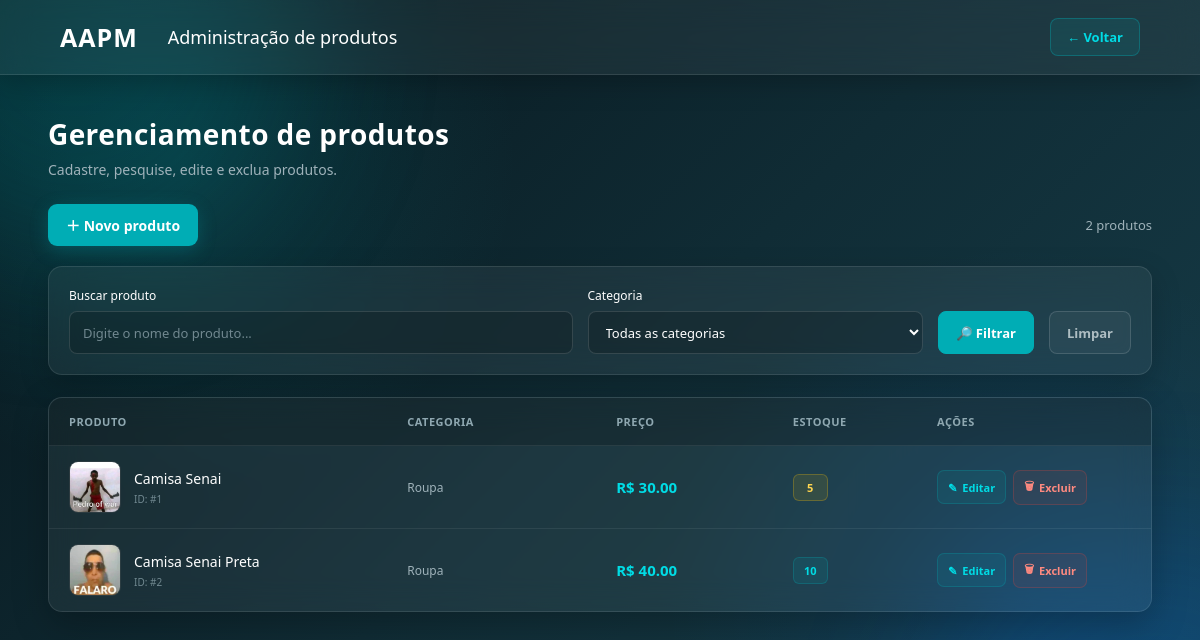
Before: /produtos/form (signed in) with the older database file.
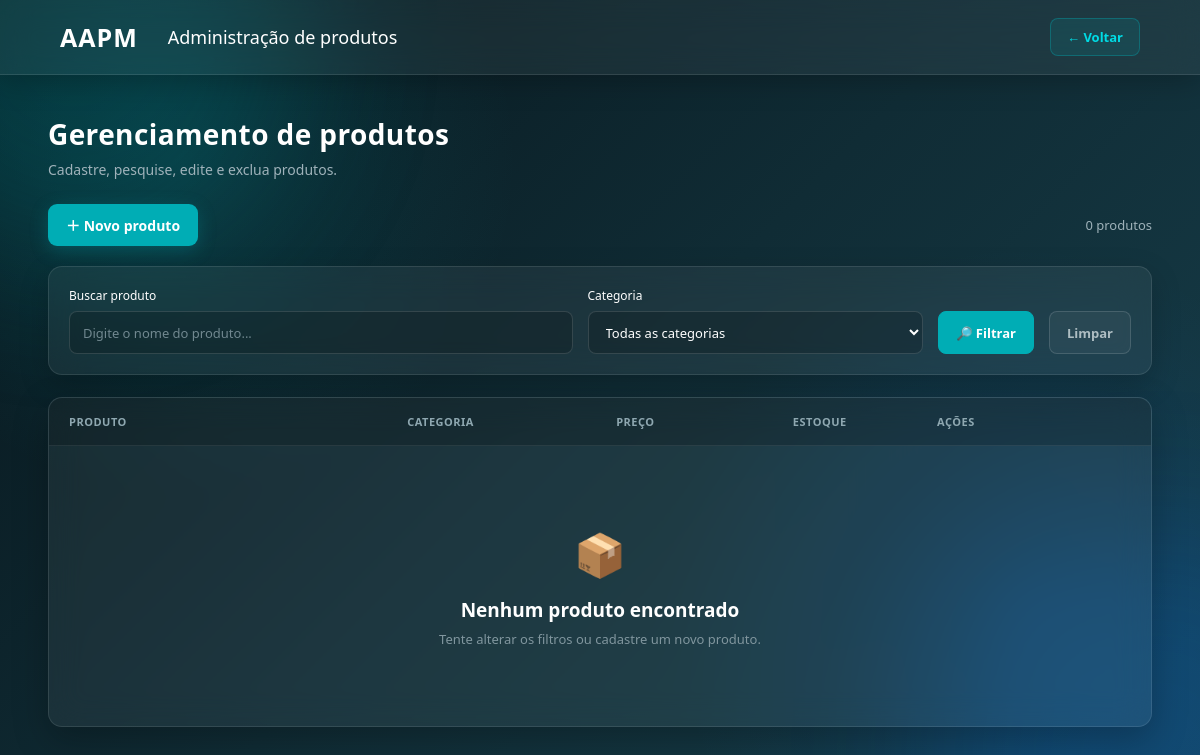
After: the same page with the newer database file.
### app/models/produto.py (models this page shows, shortened)
class Produto(Base):
    __tablename__ = "produtos"
    id = Column(Integer, primary_key=True, autoincrement=True, index=True)
    nome = Column(String(150), nullable=False, index=True)
    preco = Column(Float, nullable=False, default=0.0)
    estoque_atual = Column(Integer, nullable=False, default=0)
    ativo = Column(Boolean, default=True)
    imagem_path = Column(String(255), nullable=True)
    categoria_id = Column(Integer, ForeignKey("categorias.id", ondelete="SET NULL"), nullable=True )
    categoria = relationship("Categoria", back_populates="produtos")

### app/models/categoria.py (models this page shows)
class Categoria(Base):
    __tablename__ = "categorias"
    id = Column(Integer, primary_key=True, autoincrement=True, index=True)
    nome = Column(String(100), nullable=False, unique=True)
    ativo = Column(Boolean, default=True)
    produtos = relationship("Produto", back_populates="categoria", lazy="select")

### app/controllers/produto_controller.py (the view)
@router.get("/form", response_class=HTMLResponse)
def produtos_form(
    request: Request,
    busca: str = "",
    categoria_id: int = 0,
    pagina: int = 1,
    db: Session = Depends(get_db),
    admin = Depends(get_admin)
):
    POR_PAGINA = 15
    if pagina < 1:
        pagina = 1
    query = db.query(Produto).filter(
        Produto.ativo == True
    )
    if busca.strip():
        query = query.filter(
            Produto.nome.ilike(f"%{busca.strip()}%")
        )
    if categoria_id:
        query = query.filter(
            Produto.categoria_id == categoria_id
        )
    total_produtos = query.count()
    total_paginas = max(
        1,
        (total_produtos + POR_PAGINA - 1) // POR_PAGINA
    )
    if pagina > total_paginas:
        pagina = total_paginas
    offset = (pagina - 1) * POR_PAGINA
    produtos = (
        query
        .order_by(Produto.nome)
        .offset(offset)
        .limit(POR_PAGINA)
        .all()
    )
    categorias = (
        db.query(Categoria)
        .filter(Categoria.ativo == True)
        .order_by(Categoria.nome)
        .all()
    )
    return templates.TemplateResponse(
        request,
        "produtos/form.html",
        {
            "request": request,
            "usuario": admin,
            "produtos": produtos,
            "categorias": categorias,
            "busca": busca,
            "categoria_id": categoria_id,
            "pagina": pagina,
            "total_paginas": total_paginas,
            "total_produtos": total_produtos,
        }
    )

### app/templates/produtos/form.html (shortened to what the changed rows need)
<!DOCTYPE html>
<html lang="pt-br">
<head>
    <link
        rel="stylesheet"
        href="/static/produtos-css/form.css"
    >
</head>
<body>
    <main class="container">
        <section class="titulo-pagina">
            <h1>
                Gerenciamento de produtos
            </h1>
        </section>
        <div class="barra-acoes">
            <button
                type="button"
                class="btn-novo"
                onclick="abrirCadastro()"
            >
                ＋ Novo produto
            </button>
            <span class="contador">
                {{ total_produtos }}
                produto{% if total_produtos != 1 %}s{% endif %}
            </span>
        </div>
        <section class="lista-card">
            {% for produto in produtos %}
            <div class="produto-item">
                <div class="produto">
                    {% if produto.imagem_path %}
                    <img
                        src="/static/{{ produto.imagem_path }}"
                        alt="{{ produto.nome }}"
                    >
                    {% else %}
                    <div class="produto-sem-imagem">
                        📦
                    </div>
                    {% endif %}
                    <div class="produto-nome">
                        <strong>
                            {{ produto.nome }}
                        </strong>
                        <small>
                            ID: #{{ produto.id }}
                        </small>
                    </div>
                </div>
                <div class="categoria-produto">
                    {% if produto.categoria %}
                        {{ produto.categoria.nome }}
                    {% else %}
                        Sem categoria
                    {% endif %}
                </div>
                <div class="preco-produto">
                    R$
                    {{ "%.2f"|format(produto.preco) }}
                </div>
                <div>
                    {% if produto.estoque_atual == 0 %}
                        <span class="estoque zerado">
                            Sem estoque
                        </span>
                    {% elif produto.estoque_atual <= 5 %}
                        <span class="estoque baixo">
                            {{ produto.estoque_atual }}
                        </span>
                    {% else %}
                        <span class="estoque">
                            {{ produto.estoque_atual }}
                        </span>
                    {% endif %}
                </div>
                <div class="acoes-produto">
                    <a
                        href="/produtos/{{ produto.id }}/editar"
                        class="btn-editar"
                    >
                        ✎
                        <span>
                            Editar
                        </span>
                    </a>
                    <form
                        method="POST"
                        action="/produtos/{{ produto.id }}/desativar"
                        onsubmit="return confirmarExclusao('{{ produto.nome }}')"
                    >
                        <button
                            type="submit"
                            class="btn-excluir"
                        >
                            🗑
                            <span>
                                Excluir
                            </span>
                        </button>
                    </form>
                </div>
            </div>
            {% else %}
            <div class="sem-produtos">
                <div class="icone-vazio">
                    📦
                </div>
                <h3>
                    Nenhum produto encontrado
                </h3>
                <p>
                    Tente alterar os filtros ou cadastre um novo produto.
                </p>
            </div>
            {% endfor %}
        </section>
    </main>
</body>
</html>

Changed rows visible on the page:
removed Produto: imagem_path (picture), nome "Camisa Senai", id "1", categoria.nome "Roupa", preco "30.00", estoque_atual "5"
removed Produto: imagem_path (picture), nome "Camisa Senai Preta", id "2", categoria.nome "Roupa", preco "40.00", estoque_atual "10"
Other visible differences:
{{ total_produtos }}: "2" → "0"
text now shown: "📦 Nenhum produto encontrado Tente alterar os filtros ou cadastre um novo produto."
